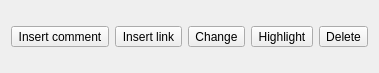
<?xml version="1.0" encoding="UTF-8"?>
<ui version="4.0">
 <class>AnnotationFrame</class>
 <widget class="QWidget" name="AnnotationFrame">
  <property name="geometry">
   <rect>
    <x>0</x>
    <y>0</y>
    <width>338</width>
    <height>73</height>
   </rect>
  </property>
  <property name="windowTitle">
   <string>Annotations tools</string>
  </property>
  <layout class="QHBoxLayout" name="horizontalLayout">
   <item>
    <widget class="QToolButton" name="insertAnotation">
     <property name="toolTip">
      <string>insert text annotation</string>
     </property>
     <property name="text">
      <string>Insert comment</string>
     </property>
     <property name="icon">
      <iconset resource="pdf.qrc">
       <normaloff>:/images/addComment.png</normaloff>:/images/addComment.png</iconset>
     </property>
     <property name="iconSize">
      <size>
       <width>32</width>
       <height>32</height>
      </size>
     </property>
     <property name="checkable">
      <bool>true</bool>
     </property>
     <property name="toolButtonStyle">
      <enum>Qt::ToolButtonTextUnderIcon</enum>
     </property>
    </widget>
   </item>
   <item>
    <widget class="QToolButton" name="linkAnnotation">
     <property name="toolTip">
      <string>insert link annotation</string>
     </property>
     <property name="text">
      <string>Insert link</string>
     </property>
     <property name="icon">
      <iconset resource="pdf.qrc">
       <normaloff>:/images/addLink.png</normaloff>:/images/addLink.png</iconset>
     </property>
     <property name="iconSize">
      <size>
       <width>32</width>
       <height>32</height>
      </size>
     </property>
     <property name="checkable">
      <bool>true</bool>
     </property>
     <property name="toolButtonStyle">
      <enum>Qt::ToolButtonTextUnderIcon</enum>
     </property>
    </widget>
   </item>
   <item>
    <widget class="QToolButton" name="changeAnnotationButton">
     <property name="toolTip">
      <string>click &amp; change annotation</string>
     </property>
     <property name="text">
      <string>Change</string>
     </property>
     <property name="icon">
      <iconset resource="pdf.qrc">
       <normaloff>:/images/change.png</normaloff>:/images/change.png</iconset>
     </property>
     <property name="iconSize">
      <size>
       <width>32</width>
       <height>32</height>
      </size>
     </property>
     <property name="checkable">
      <bool>true</bool>
     </property>
     <property name="toolButtonStyle">
      <enum>Qt::ToolButtonTextUnderIcon</enum>
     </property>
    </widget>
   </item>
   <item>
    <widget class="QToolButton" name="highlightButton">
     <property name="toolTip">
      <string>insert highlight annotation</string>
     </property>
     <property name="text">
      <string>Highlight</string>
     </property>
     <property name="icon">
      <iconset resource="pdf.qrc">
       <normaloff>:/images/highlight.png</normaloff>:/images/highlight.png</iconset>
     </property>
     <property name="iconSize">
      <size>
       <width>32</width>
       <height>32</height>
      </size>
     </property>
     <property name="toolButtonStyle">
      <enum>Qt::ToolButtonTextUnderIcon</enum>
     </property>
    </widget>
   </item>
   <item>
    <widget class="QToolButton" name="delAnnotation">
     <property name="toolTip">
      <string>delete annotation</string>
     </property>
     <property name="text">
      <string>Delete</string>
     </property>
     <property name="icon">
      <iconset resource="pdf.qrc">
       <normaloff>:/images/DeleteText.png</normaloff>:/images/DeleteText.png</iconset>
     </property>
     <property name="iconSize">
      <size>
       <width>32</width>
       <height>32</height>
      </size>
     </property>
     <property name="checkable">
      <bool>true</bool>
     </property>
     <property name="toolButtonStyle">
      <enum>Qt::ToolButtonTextUnderIcon</enum>
     </property>
    </widget>
   </item>
  </layout>
 </widget>
 <resources>
  <include location="pdf.qrc"/>
 </resources>
 <connections/>
</ui>
